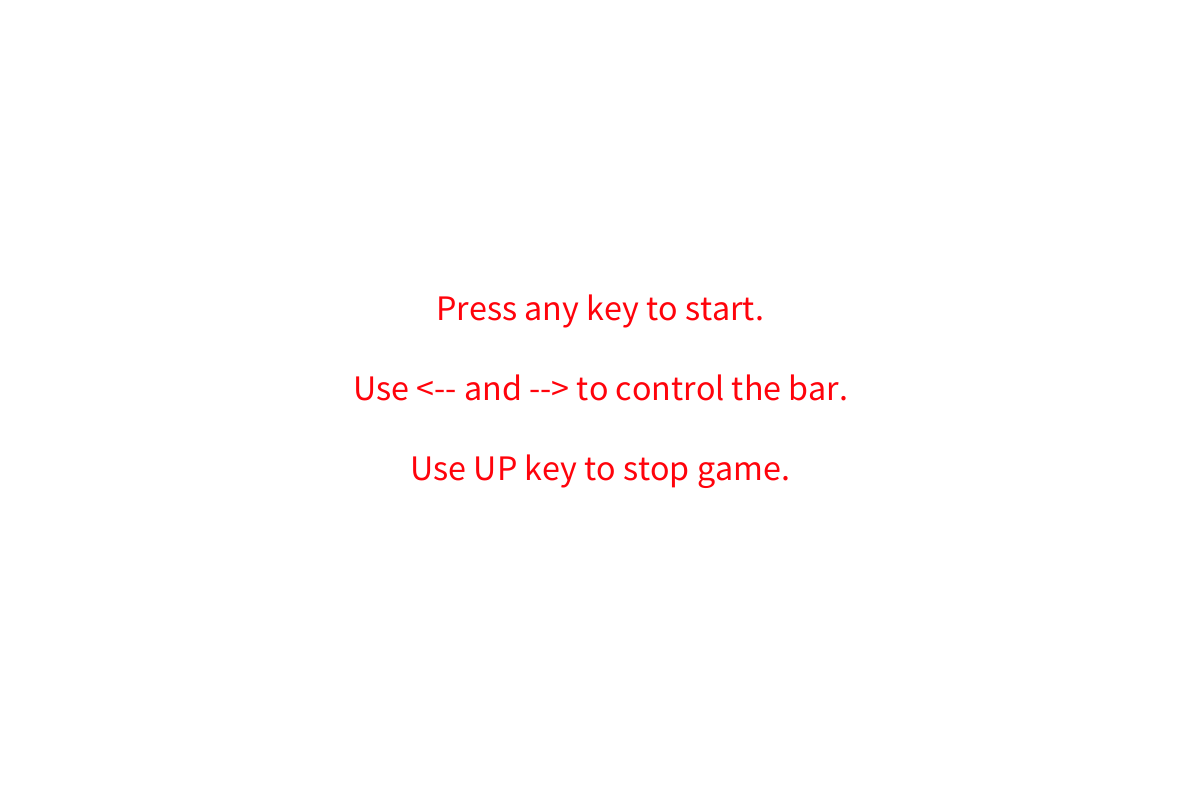
Frame 1 (no input)
Frame 2 (the mouse pressed at the canvas centre, redrawn once): identical to frame 1, image omitted

The Processing sketch that drew this single still picture (run headless with seeded random() and noise(); the mouse was pressed at the canvas centre and the sketch redrawn once):

// Processing sketch: game
// ── game.pde
//============================================================
// constant
//============================================================

final int DEFAULT_BALL_VX=4;
final int DEFAULT_BALL_VY=-4;
final int DEFAULT_BAR_VX=8;
final int SCREEN_WIDTH=1200;
final int SCREEN_HEIGHT=800;
final int BRICK_WIDTH=80;
final int BRICK_HEIGHT=24;
final int ACCELERATE_FACTOR=4;
final int MAX_LIFE=6;

//============================================================
// Brick
//============================================================

class Brick {
  int x;
  int y;
  int w;
  int h;
  private int life;

  Brick(int _x, int _y, int _w, int _h) {
    set(_x, _y, _w, _h, 1);
  }

  void set(int _x, int _y, int _w, int _h, int _l) {
    x=_x;
    y=_y;
    w=_w;
    h=_h;
    life=_l;
  }

  int getLife() {
    return life;
  }

  void setLife(int lf) {
    life=max(0, min(lf, MAX_LIFE));
  }

  void show() {
    rect(x, y, w, h);
  }

  void showWithLife() {
    switch(life) {
    case 1: 
      fill(#0EFF03);
      break; //green
    case 2: 
      fill(#03FFD3);
      break; //light blue
    case 3: 
      fill(#FEFF03);
      break; //goden
    case 4: 
      fill(#FF0303);
      break; //orange
    case 5: 
      fill(#5A03FF);
      break; //blue
    case 6: 
      fill(#FF03C9);
      break; //purple
    default: 
      break;
    }
    rect(x, y, w, h);
  }
}

//============================================================
// Ball
//============================================================

class Ball {
  int x;
  int y;
  int r;
  int vx;
  int vy;
  boolean behindScreen=false;

  Ball(int _x, int _y, int _r) {
    set(_x, _y, _r, DEFAULT_BALL_VX, DEFAULT_BALL_VY);
  }

  void set(int _x, int _y, int _r, int _vx, int _vy) {
    x=_x;
    y=_y;
    r=_r;
    vx=_vx;
    vy=_vy;
  }

  boolean behindScreen() {
    return y>SCREEN_HEIGHT+r;
  }

  void move() {
    x+=vx;
    if (x-r<0) {
      x=r;
      vx=-vx;
    } else if (x>SCREEN_WIDTH-r) {
      x=SCREEN_WIDTH-r;
      vx=-vx;
    }
    y+=vy;
    if (y-r<0) {
      y=r;
      vy=-vy;
    } else if (y>SCREEN_HEIGHT+r) {
      vy=-vy;
    }
  }

  void show() {
    fill(#FF030B);
    ellipse(x, y, r, r);
  }

  boolean checkHit(Brick b) {
    if ((x+r)>b.x && (x-r)<(b.x+b.w)) {
      if ((y-r)<(b.y+b.h) && (y+r)>b.y) {
        int enterXDepth=0;
        int enterYDepth=0;
        if (vx>0) enterXDepth=x+r-b.x;
        else enterXDepth=b.x+b.w-(x-r);
        if (vy>0) enterYDepth=y+r-b.y;
        else enterYDepth=b.y+b.h-(y-r);

        if (enterXDepth>enterYDepth) {
          if (vy>0) y=b.y-r;
          else y=b.y+b.h+r;
          vy=-vy;
        } else if (enterXDepth<enterYDepth) {
          if (vx>0) x=b.x-r;
          else x=b.x+b.w+r;
          vx=-vx;
        } else {
          vx=-vx;
          vy=-vy;
        }

        return true;
      }
    }
    return false;
  }
}

//============================================================
// variable
//============================================================

ArrayList<Brick> bricks=new ArrayList<Brick>();
Ball ball=new Ball(SCREEN_WIDTH/2, SCREEN_HEIGHT-220, 16);
Brick bar=new Brick(SCREEN_WIDTH/2-60, SCREEN_HEIGHT-100, 120, 20);
int barV=DEFAULT_BAR_VX;
int barVSign=0;
int[] keys=new int[2];
boolean gameStart=false;
boolean gameOver=false;
boolean gameStop=false;
boolean showGameInit=false;
int score=0;

//============================================================
// function
//============================================================

void showStartTip() {
  fill(#FF030B);
  textAlign(CENTER);
  textSize(36);
  text("Press any key to start.", SCREEN_WIDTH/2, SCREEN_HEIGHT/2-80);
  text("Use <-- and --> to control the bar.", SCREEN_WIDTH/2, SCREEN_HEIGHT/2);
  text("Use UP key to stop game.", SCREEN_WIDTH/2, SCREEN_HEIGHT/2+80);
}

void clearScreen() {
  noStroke();
  fill(255);
  rect(0, 0, SCREEN_WIDTH, SCREEN_HEIGHT);
}

void initBricks() {
  for (int i=BRICK_WIDTH; i<SCREEN_WIDTH-200; i+=BRICK_WIDTH+20) {
    for (int j=BRICK_HEIGHT*3; j<SCREEN_HEIGHT-400; j+=BRICK_HEIGHT+30) {
      Brick b=new Brick(i, j, BRICK_WIDTH, BRICK_HEIGHT);
      b.setLife((int)random(1, 7));
      bricks.add(b);
    }
  }
}

void initBall() {
  ball.set(SCREEN_WIDTH/2, SCREEN_HEIGHT-220, 16, DEFAULT_BALL_VX, DEFAULT_BALL_VY);
}

void initBar() {
  bar.set(SCREEN_WIDTH/2-60, SCREEN_HEIGHT-100, 120, 20, 1);
}

void gameInit() {
  clearScreen();
  bricks.clear();
  initBricks();
  initBall();
  initBar();
  score=0;
  showStartTip();
}

void updateBar() {
  if (keys[0]==1) {
    bar.x-=barV;
    if (bar.x<0) bar.x=0;
  } else if (keys[1]==1) {
    bar.x+=barV;
    if (bar.x+bar.w>SCREEN_WIDTH) bar.x=SCREEN_WIDTH-bar.w;
  }
}

void showBricks() {
  for (Brick b : bricks) b.showWithLife();
}

void keyPressed() {
  //game over
  if (gameOver) {
    gameOver=false;
    showGameInit=true;
    loop();
    return;
  }
  
  //stop game
  if (keyCode==UP) {
    gameStop=true;
    noLoop();
    return;
  }
  
  //other situations
  loop();
  gameStop=false;
  gameStart=true;
  
  if (keyCode==LEFT) keys[0]=1;
  else if (keyCode==RIGHT) keys[1]=1;

  if (keys[0]==1 && keys[1]==1) barVSign=0;
  else if (keys[0]==1) barVSign=-1;
  else if (keys[1]==1) barVSign=1;
  else barVSign=0;
}

void keyReleased() {
  if (keyCode==LEFT) keys[0]=0;
  else if (keyCode==RIGHT) keys[1]=0;

  if (keys[0]==1 && keys[1]==1) barVSign=0;
  else if (keys[0]==1) barVSign=-1;
  else if (keys[1]==1) barVSign=1;
  else barVSign=0;
}

void showScore() {
  textSize(16);
  fill(#FF030B);
  textAlign(LEFT);
  text("Score: "+new Integer(score).toString(), 24, 24);
}

void gameOver() {
  //change status
  noLoop();
  gameOver=true;
  
  clearScreen();
  textSize(72);
  fill(#FF030B);
  textAlign(CENTER);
  text("Game Over!", SCREEN_WIDTH/2, SCREEN_HEIGHT/2-60);
  textSize(48);
  text("Score: "+ new Integer(score).toString(), SCREEN_WIDTH/2, SCREEN_HEIGHT/2+40);
}

void processBallBrickHit() {
  for (int i=0; i<bricks.size(); ++i) {
    Brick b=bricks.get(i);
    if (ball.checkHit(b)) {
      b.setLife(b.getLife()-1);
      if (b.getLife()==0) {
        bricks.remove(i);
        ++score;
        --i;
      }
    }
  }
}

//============================================================
// setup && draw
//============================================================

void setup() {
  size(1200, 800);
  //fullScreen();
  background(255);
  noStroke();
  showGameInit=true;
}

int frame=0;

void draw() {
  if(showGameInit){
    gameInit();
    noLoop();
    showGameInit=false;
    return;
  }
  
  if (!gameStart) return;

  clearScreen();

  showScore();

  updateBar();
  fill(#767676);
  bar.show();

  ball.move();
  if (ball.behindScreen()) {
    gameOver();
    return;
  }

  if (ball.checkHit(bar)) ball.vx+=barVSign*barV/ACCELERATE_FACTOR;
  processBallBrickHit();

  ball.show();
  showBricks();
}
